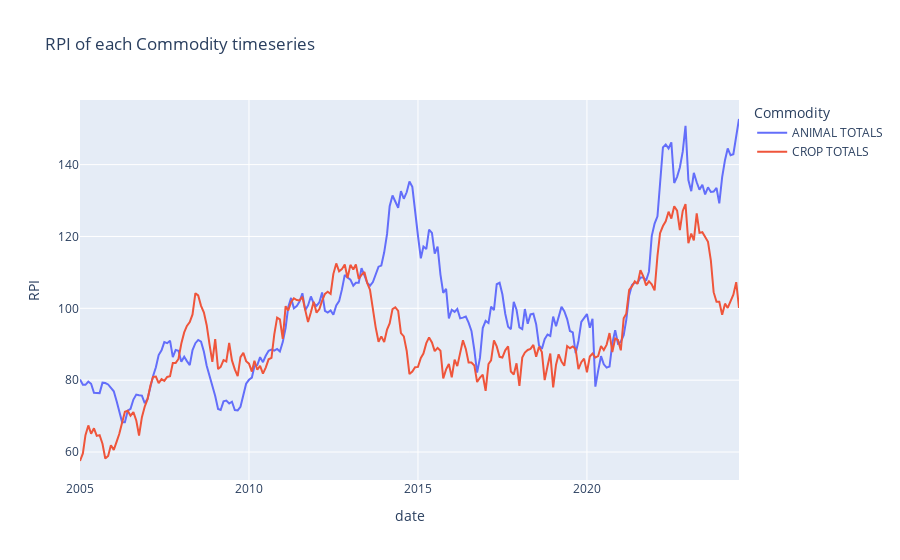

The code cell stored with this chart in its notebook:
### Code cell
fig = px.line(df_price_received, x='date', y='RPI', color='Commodity', title='RPI of each Commodity timeseries')
fig.write_image(os.path.join(plot_folder, 'RPI Timeseries.png'))
fig.show()

### Figure 1 — Plotly figure (JSON) as saved in the notebook; plotly's stock layout.template omitted (floating-point values rounded to 4 significant figures; data arrays with more than 128 entries replaced by an {"elided": "..."} marker saying what was removed)
{"data": [{"hovertemplate": "Commodity=ANIMAL TOTALS<br>date=%{x}<br>RPI=%{y}<extra></extra>", "legendgroup": "ANIMAL TOTALS", "line": {"color": "#636efa", "dash": "solid"}, "marker": {"symbol": "circle"}, "mode": "lines", "name": "ANIMAL TOTALS", "orientation": "v", "showlegend": true, "x": {"elided": "235 str values"}, "xaxis": "x", "y": {"elided": "235 float values"}, "yaxis": "y", "type": "scatter"}, {"hovertemplate": "Commodity=CROP TOTALS<br>date=%{x}<br>RPI=%{y}<extra></extra>", "legendgroup": "CROP TOTALS", "line": {"color": "#EF553B", "dash": "solid"}, "marker": {"symbol": "circle"}, "mode": "lines", "name": "CROP TOTALS", "orientation": "v", "showlegend": true, "x": {"elided": "235 str values"}, "xaxis": "x", "y": {"elided": "235 float values"}, "yaxis": "y", "type": "scatter"}], "layout": {"xaxis": {"anchor": "y", "domain": [0.0, 1.0], "title": {"text": "date"}}, "yaxis": {"anchor": "x", "domain": [0.0, 1.0], "title": {"text": "RPI"}}, "legend": {"title": {"text": "Commodity"}, "tracegroupgap": 0}, "title": {"text": "RPI of each Commodity timeseries"}}}
